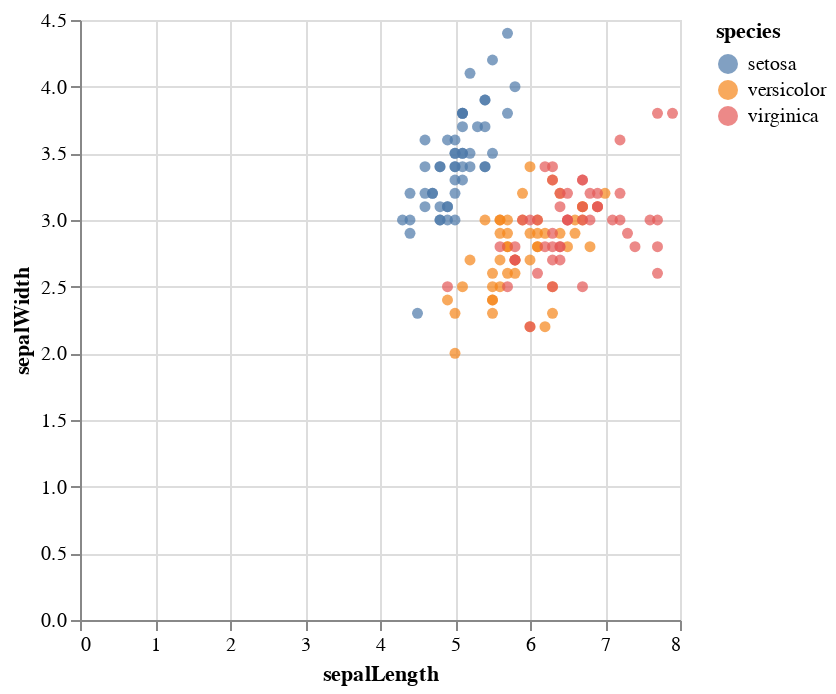

The code cell stored with this chart in its notebook:
### Code cell
s = scatterplot(df,:sepalLength,:sepalWidth,zcolor=:species)

### Figure 1 — Vega-Lite specification as saved in the notebook (floating-point values rounded to 4 significant figures; data arrays with more than 128 entries replaced by an {"elided": "..."} marker saying what was removed)
{"data": {"values": {"elided": "150 records"}}, "encoding": {"color": {"field": "species", "type": "nominal"}, "x": {"field": "sepalLength", "type": "quantitative"}, "y": {"field": "sepalWidth", "type": "quantitative"}}, "mark": {"type": "circle"}}
